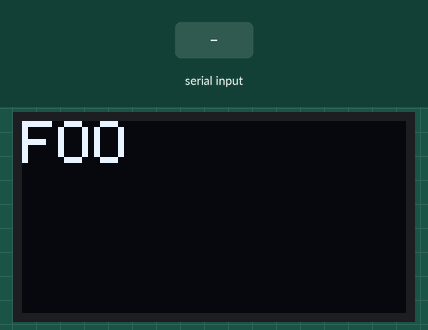
Recording of a sketch running on a simulated Arduino Uno, built with avr-gcc and run on an emulated ATmega328P. Parts: 128×64 one-colour display. Inputs (shaded band) come from the test bench. What the sketch prints to the serial monitor is not drawn.

Above: at 1.2 s.
1.3 s: "1\n" received over Serial
At 2.3 s:
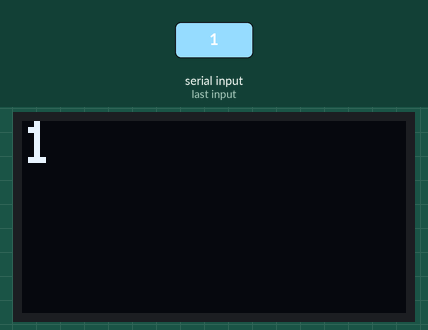
2.8 s: byte 10 ('\n') received over Serial
At 3.4 s:
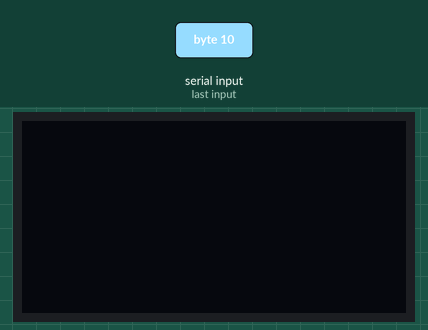
4.3 s: "0\n" received over Serial
At 4.6 s:
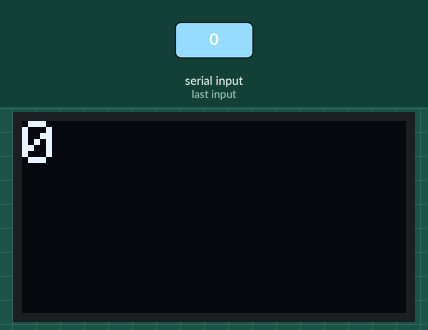
Timing chart, 0 to 7.3 s (numbered marks = the images above; inputs shaded):
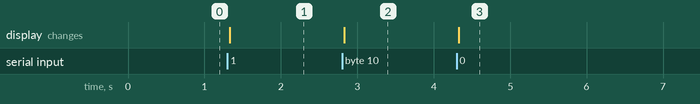

Measured:
- after the input at 1.3 s, the display: changes at once (image 1)
- after the input at 2.8 s, the display: changes at once (image 2)
- after the input at 4.3 s, the display: changes at once (image 3)

The sketch:

serial_oled.ino
```cpp
#include <Wire.h>
#include <SPI.h>
#include <Adafruit_GFX.h>
#include <Adafruit_SSD1306.h>

#define OLED_RESET 4
Adafruit_SSD1306 display(OLED_RESET);

String inputString = "";
boolean stringComplete = false;

int incomingByte = 0;   // for incoming serial data

void setup() {

  Serial.begin(9600);
  Serial.print("Start");

  inputString.reserve(200);

  display.begin(SSD1306_SWITCHCAPVCC, 0x3C);
  display.clearDisplay();   // clears the screen and buffer
  display.setTextSize(2);
  display.setTextColor(WHITE);
  display.setCursor(0, 0);
  display.print("FOO");
  display.display();     // show splashscreen
}

void loop() {


  if (Serial.available() > 0) {
    // get the new byte:
    char inChar = (char)Serial.read();
    // add it to the inputString:
    inputString += inChar;
    // if the incoming character is a newline, set a flag
    // so the main loop can do something about it:
    if (inChar == '\n') {
      stringComplete = true;
      Serial.println(inputString);
      display.clearDisplay();
      display.setCursor(0, 0);
      display.print(inputString);
      display.display();

      inputString = "";
      stringComplete = false;

      Serial.println("OK");
    }
  }
}
```
